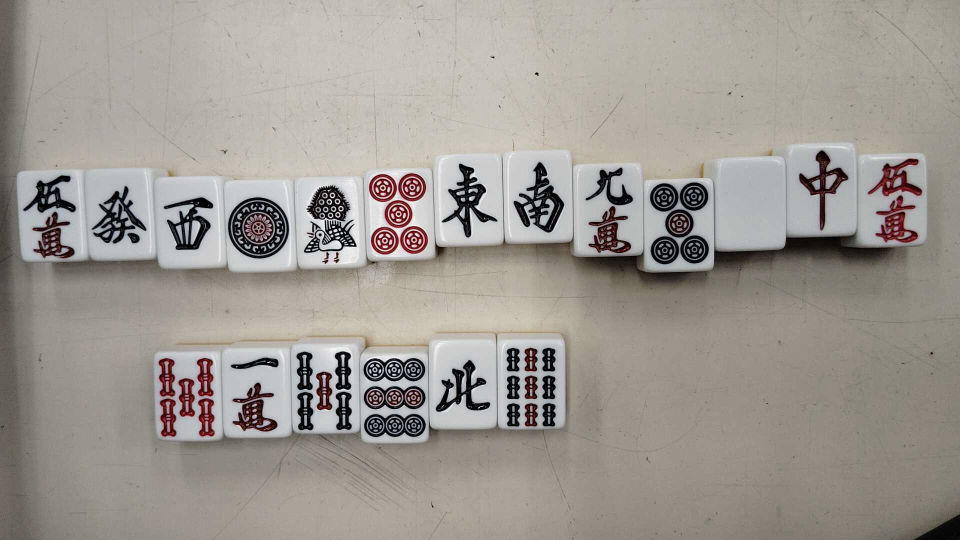
#> input picture simg/saved_img.jpg, 1920 x 1080 px, found by its file name (shown at 1/2 size)
$ python enhancer.py
#> lines starting #> are read from the running program, lines starting #| are printed output that depends on the picture
### src/jongsetting.py
class detect_setting:
    def __init__(self):
        self.handlen = 14

        self.filepath = [
                        'tmpl/man0','tmpl/man1','tmpl/man2','tmpl/man3','tmpl/man4','tmpl/man5','tmpl/man6','tmpl/man7','tmpl/man8','tmpl/man9',
                        'tmpl/pin0','tmpl/pin1','tmpl/pin2','tmpl/pin3','tmpl/pin4','tmpl/pin5','tmpl/pin6','tmpl/pin7','tmpl/pin8','tmpl/pin9',
                        'tmpl/sou0','tmpl/sou1','tmpl/sou2','tmpl/sou3','tmpl/sou4','tmpl/sou5','tmpl/sou6','tmpl/sou7','tmpl/sou8','tmpl/sou9',
                        'tmpl/_emp','tmpl/ton_','tmpl/nan_','tmpl/sha_','tmpl/pe__','tmpl/haku','tmpl/hatu','tmpl/chun','tmpl/_emp','tmpl/_emp'
                        ]

        self.threshold = [
                        0.8,0.6,0.8,0.8,0.8,0.8,0.8,0.8,0.8,0.6,
                        0.8,0.7,0.8,0.8,0.8,0.6,0.8,0.8,0.8,0.5,
                        0.8,0.8,0.8,0.8,0.8,0.8,0.8,0.8,0.8,0.6,
                        0.8,0.8,0.6,0.6,0.8,0.8,0.8,0.8,0.6,0.6
                        ]

        self.rectgbr = {
                        0: (0, 0, 255), 1: (255, 0, 0), 2: (255, 0, 0), 3: (255, 0, 0),
                        4: (255, 0, 0), 5: (255, 0, 0), 6: (255, 0, 0), 7: (255, 0, 0),
                        8: (255, 0, 0), 9: (255, 0, 0), 10: (0, 0, 255), 11: (128, 0, 128),
                        12: (128, 0, 128), 13: (128, 0, 128), 14: (128, 0, 128), 15: (128, 0, 128),
                        16: (128, 0, 128), 17: (128, 0, 128), 18: (128, 0, 128), 19: (128, 0, 128),
                        20: (0, 0, 255), 21: (0, 255, 0), 22: (0, 255, 0), 23: (0, 255, 0),
                        24: (0, 255, 0), 25: (0, 255, 0), 26: (0, 255, 0), 27: (0, 255, 0),
                        28: (0, 255, 0), 29: (0, 255, 0), 30: (0, 0, 255), 31: (0, 165, 255),
                        32: (0, 165, 255), 33: (0, 165, 255), 34: (0, 165, 255), 35: (0, 165, 255),
                        36: (0, 255, 0), 37: (0, 0, 255), 38: (0, 165, 255), 39: (0, 165, 255),
                        40: (0, 165, 255)
                        }

        self.skippx = 100

        self.hand_windowsize = 1500

class cam_setting:
    def __init__(self):
        #self.url = 'https://192.168.1.92:8080/video'
        self.url = 'https://10.140.132.171:8080/video'
        self.cam_ratio = [16,9,50,75]
        self.gridcolor = (255,255,255)

        self.cliplimit = 0.9

class tile_setting:
    def __init__(self):
        self.yaochu = [1,9,11,19,21,29,31,32,33,34,35,36,37]

"""
class hand_setting:
    def __init__(self):
        self.tilenum = list(range(40))
        self.mt_tiles = [
                         1,1,1,1,2,2,2,2,3,3,3,3,4,4,4,4,5,5,5,5,6,6,6,6,7,7,7,7,8,8,8,8,9,9,9,9,
                         11,11,11,11,12,12,12,12,13,13,13,13,14,14,14,14,15,15,15,15,16,16,16,16,17,17,17,17,18,18,18,18,19,19,19,19,
                         21,21,21,21,22,22,22,22,23,23,23,23,24,24,24,24,25,25,25,25,26,26,26,26,27,27,27,27,28,28,28,28,29,29,29,29,
                         31,31,31,31,32,32,32,32,33,33,33,33,34,34,34,34,35,35,35,35,36,36,36,36,37,37,37,37
                        ]
        self.valid_liangmian = [3,4,5,6,7,
                                13,14,15,16,17,
                                23,24,25,26,27]
        self.isolate_grade = [[1, 9, 11, 19, 21, 29],[2, 8, 12, 18, 22, 28],[3, 7, 13, 17, 23, 27]]
        self.kokushi_tiles = {1, 9, 11, 19, 21, 29, 31, 32, 33, 34, 35, 36, 37}
        self.tile_emoji = [
                        "🀝", "🀙", "🀚", "🀛", "🀜", "🀝", "🀞", "🀟", "🀠", "🀡",
                        "🀋", "🀇", "🀈", "🀉", "🀊", "🀋", "🀌", "🀍", "🀎", "🀏",
                        "🀔", "🀐", "🀑", "🀒", "🀓", "🀔", "🀕", "🀖", "🀗", "🀘",
                        " ", "🀀", "🀁", "🀂", "🀃", "🀆", "🀅", "🀄"," "," "
                        ]
"""


detect_const = detect_setting()
cam_const = cam_setting()
tile_const = tile_setting()

#hand_const = hand_setting()

### src/enhancer.py
import cv2
import os

from jongsetting import cam_const

class EnhancedContrast:
    def __init__(self):
        pass

    def enhance(self):
        original_image = cv2.imread('simg/saved_img.jpg', cv2.IMREAD_GRAYSCALE)
#> original_image: shape (1080, 1920); min 0, max 255, mean 153.4
        median_filtered_image = cv2.medianBlur(original_image, 5)
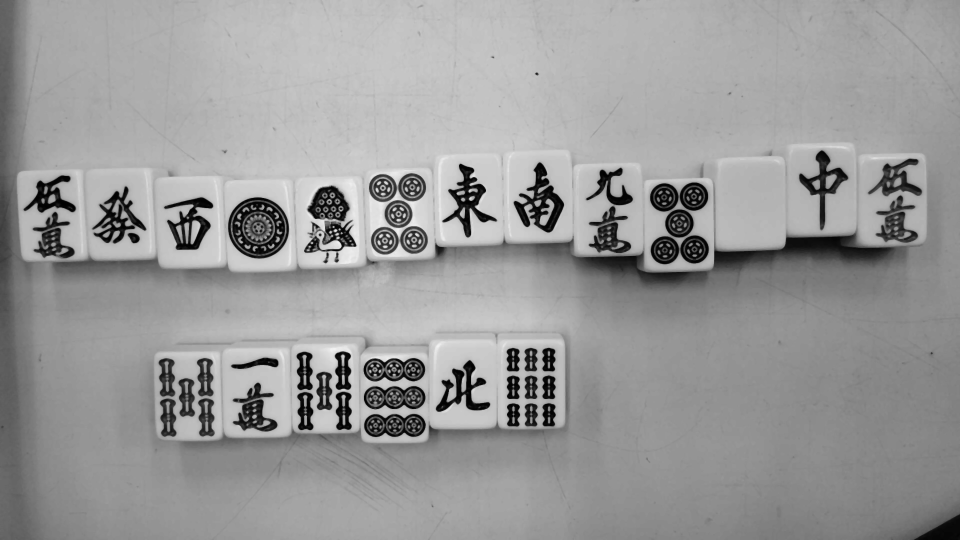
#> median_filtered_image: shape (1080, 1920) (shown at 1/2 size); min 0, max 243, mean 153.3

        clahe = cv2.createCLAHE(clipLimit=cam_const.cliplimit, tileGridSize=(8,8))
        enhanced_image = clahe.apply(median_filtered_image)
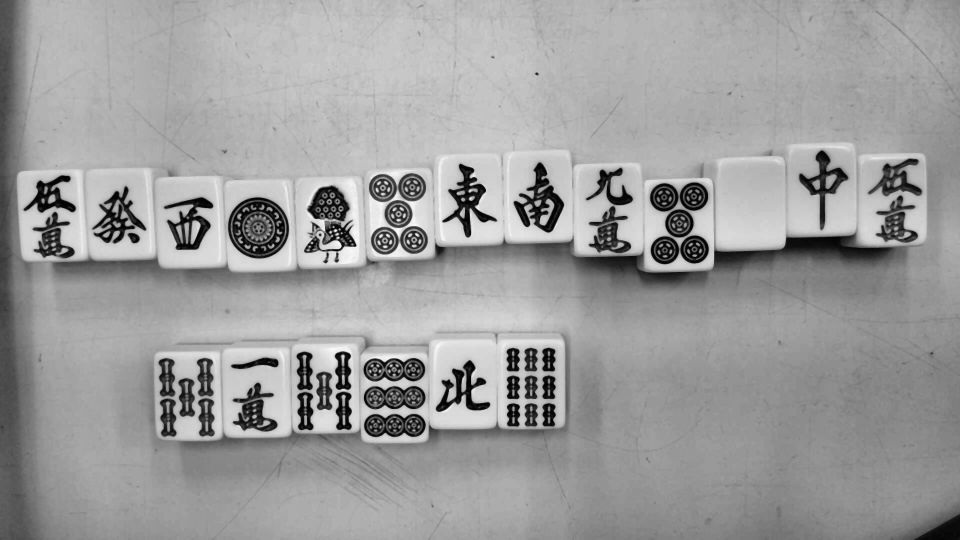
#> enhanced_image: shape (1080, 1920) (shown at 1/2 size); min 0, max 250, mean 156.8

        output_path = os.path.join('simg', 'enhanced_img.jpg')
        cv2.imwrite(output_path, enhanced_image)
        print("Enhanced image saved successfully.")

if __name__ == "__main__":
    contrast_enhancer = EnhancedContrast()
    enhanced_image = contrast_enhancer.enhance()
